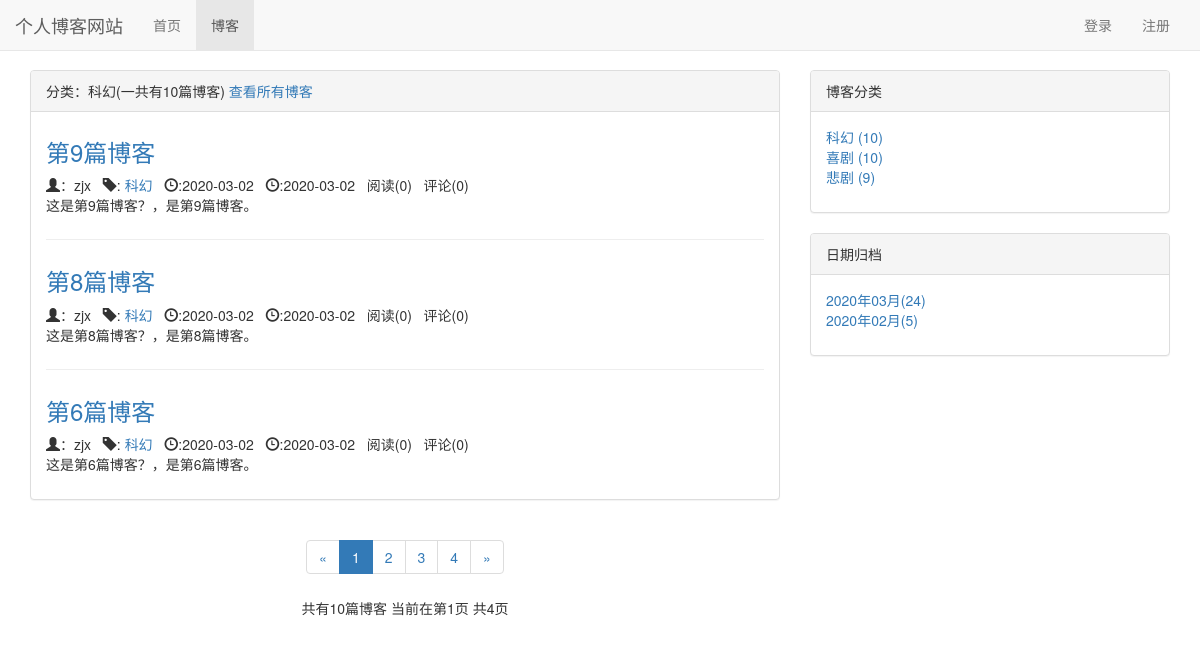
The page /blog/type/1 on the database its author committed.
### blog/models.py (models this page shows, shortened)
class BlogType(models.Model):
    type_name = models.CharField(max_length=30)
    def __str__(self):
        return f'{self.type_name}'

class Blog(models.Model,ReadNumExpandMethod):
    title = models.CharField(max_length=50)  # 文章标题
    content = RichTextUploadingField(verbose_name='博客内容')  # 上传图片要改成这个字段
    author = models.ForeignKey(User, on_delete=models.CASCADE)  # 作者
    created_time = models.DateTimeField(auto_now_add=True)  # 发布时间
    update_time = models.DateTimeField(auto_now=True)  # 修改时间
    read_details = GenericRelation(ReadDetail, verbose_name='博客类型')
    blog_type = models.ForeignKey(BlogType, on_delete=models.CASCADE)  # 文章分类
    class Meta:
        ordering = [
            '-created_time'
        ]

### blog/views.py (the view)
# urls.py: path('type/<int:blogs_with_pk>', blogs_with_type, name="blogs_with_type"),
def blogs_with_type(request, blogs_with_pk):
    blog_type = get_object_or_404(BlogType, pk=blogs_with_pk)
    blogs = Blog.objects.filter(blog_type=blog_type)
    context = contrl(request, blogs)
    context['blog_type'] = blog_type
    return render(request, 'blog/blogs_with_type.html', context)

### comment/templatetags/comment_tags.py (called while the page is built)
@register.simple_tag
def get_comment_count(obj):  # obj 需要在模板页面传入参数进来
    content_type = ContentType.objects.get_for_model(obj)
    return Comment.objects.filter(content_type=content_type, object_id=obj.pk).count()

### read_statistics/models.py (called while the page is built)
    def get_read_num(self):  # 阅读次数
        try:
            ct = ContentType.objects.get_for_model(self)
            readnum = ReadNum.objects.get(content_type=ct, object_id=self.pk)
            return readnum.read_num
        except exceptions.ObjectDoesNotExist:
            return 0

### blog/templates/blog/blogs_with_type.html (shortened to what this page needs)
{% extends 'blog/blog_list.html' %}
{% block blog_list_title %}
    分类：{{ blog_type.type_name }}(一共有{{ blogs|length }}篇博客)
    <a href="{% url 'blog_list' %}">查看所有博客</a>
{% endblock %}

### blog/templates/blog/blog_list.html (shortened to what this page needs)
{% extends 'base.html' %}
{% load staticfiles %}
{% load comment_tags %}
{% block css %}<link rel="stylesheet" href="{% static 'blog/blog.css' %}">{% endblock %}
{% block content %}
    <div class="container">
        <div class="row">
            <div class="col-xs-12 col-sm-6 col-md-8">
                <div class="panel panel-default">
                    <div class="panel-heading">{% block blog_list_title %}博客列表(一共有{{ blogs|length }}){% endblock %}</div>
                    <div class="panel-body">
                        {% for blog in page_of_blogs %}
                            <div class="blog">
                                <h3><a href="{% url 'blog_detail' blog.pk %}">{{ blog.title }}</a></h3>
                                <p class="blog-info">
                                    <span class="glyphicon glyphicon-user"></span>：{{ blog.author }}&nbsp;&nbsp;
                                    <span class="glyphicon glyphicon-tag" aria-hidden="true"></span>:
                                    <a href="{% url 'blogs_with_type' blog.blog_type.pk %}">{{ blog.blog_type }}</a>&nbsp;&nbsp;
                                    <span class="glyphicon glyphicon-time"
                                          aria-hidden="true"></span>:{{ blog.created_time |date:"Y-m-d"}}&nbsp;&nbsp;
                                    <span class="glyphicon glyphicon-time"
                                          aria-hidden="true"></span>:{{ blog.created_time |date:"Y-m-d"}}&nbsp;&nbsp;
                                    阅读({{ blog.get_read_num}})&nbsp;&nbsp;
                                    评论({% get_comment_count blog %})
                                </p>
                                <p>{{ blog.content |truncatechars:120 }}</p>
                            </div>
                        {% empty %}
                            <div class="blog">
                                <h3>暂无博客，尽情期待</h3>
                            </div>
                        {% endfor %}
                    </div>
                </div>
                <nav aria-label="Page navigation">
                    <div class="paginator">
                        <ul class="pagination">
                            <li>
                                {% if page_of_blogs.has_previous %}
                                    <a href="?page={{ page_of_blogs.previous_page_number }}" aria-label="Previous">
                                        <span aria-hidden="true">&laquo;</span>
                                    </a>
                                {% else %}
                                    <span aria-hidden="true">&laquo;</span>
                                {% endif %}
                            </li>
                            {% for i in page_range %}
                                {% if page_of_blogs.number == i %}
                                    <li class="active"><span>{{ i }}</span></li>
                                {% else %}
                                    <li><a href="?page={{ i }}">{{ i }}</a></li>
                                {% endif %}
                            {% endfor %}
                            <li>
                                {% if page_of_blogs.has_next %}
                                    <a href="?page={{ page_of_blogs.next_page_number }}" aria-label="Next"> <span aria-hidden="true">&raquo;</span></a>
                                {% else %}
                                    <span aria-hidden="true">&raquo;</span>
                                {% endif %}
                            </li>
                        </ul>
                        <p>
                            共有{{ page_of_blogs.paginator.count}}篇博客
                            当前在第{{ page_of_blogs.number }}页
                            共{{ page_of_blogs.paginator.num_pages }}页
                        </p>
                    </div>
                </nav>
            </div>
            <div class="col-xs-6 col-md-4">
                <div class="panel panel-default">
                     <div class="panel-heading">博客分类</div>
                     <div class="panel-body">
                        <ul class='blog_types'>
                            {% for blog_type in blog_types %}
                                <li><a href="{% url 'blogs_with_type' blog_type.pk %}">{{ blog_type.type_name }} ({{ blog_type.blog_count }})</a>
                                </li>
                            {% empty %}
                                <li>暂无分类</li>
                            {% endfor %}
                        </ul>
                     </div>
                </div>
                <div class="panel panel-default">
                    <div class="panel-heading">日期归档</div>
                    <div class="panel-body">
                        <ul class='blog_types'>
                            {% for blog_date,count in blog_dates.items %}
                                <li>
                                    <a href="{% url 'blogs_with_date' blog_date.year blog_date.month %}">{{ blog_date|date:"Y年m月" }}({{ count }})</a>
                                </li>
                            {% endfor %}
                        </ul>
                    </div>
                </div>
            </div>
        </div>
    </div>
{% endblock %}
{% block nav_blog_av %}active{% endblock %}

### static/css/base.css (style rules this page uses)
* { margin: 0; padding: 0; }
body { margin-top: 70px !important; }
ul { list-style-type: none; }

### blog/static/blog/blog.css (style rules this page uses)
ul.blog_types { list-style-type: none }
div.blog:not(:last-child) { margin-bottom: 2em; padding-bottom: 1em; border-bottom: 1px solid #eee; }
div.blog h3 { margin-top: 0.5em; }
div.blog p.blog-info { margin-bottom: 0; }
div.paginator { text-align: center; }

### rows shown on the page
BlogType: type_name "科幻", blog_count "10"
Blog: title "第9篇博客", author "zjx", blog_type "科幻", created_time "2020-03-02", get_read_num "0", id "0", content "这是第9篇博客？，是第9篇博客。"
Blog: title "第8篇博客", author "zjx", blog_type "科幻", created_time "2020-03-02", get_read_num "0", id "0", content "这是第8篇博客？，是第8篇博客。"
Blog: title "第6篇博客", author "zjx", blog_type "科幻", created_time "2020-03-02", get_read_num "0", id "0", content "这是第6篇博客？，是第6篇博客。"
BlogType: type_name "喜剧", blog_count "10"
BlogType: type_name "悲剧", blog_count "9"

### other values the page prints
{{ blogs|length }} "10"
{{ i }} "1"
{{ i }} "2" "3" "4"
{{ page_of_blogs.paginator.count }} "10"
{{ page_of_blogs.number }} "1"
{{ page_of_blogs.paginator.num_pages }} "4"
{{ blog_date|date:"Y年m月" }} "2020年03月" "2020年02月"
{{ count }} "24" "5"
